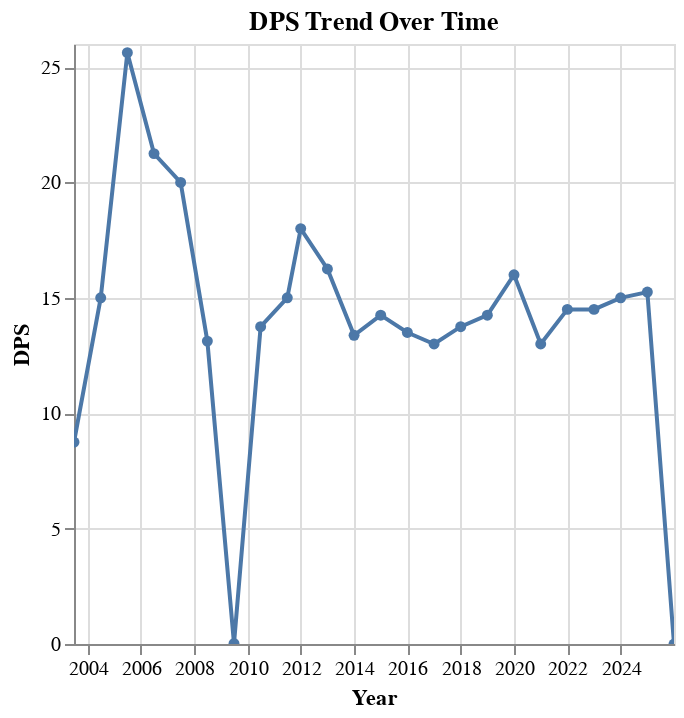

Express this chart as Vega-Lite.
### Vega-Lite specification from a JSON file in a GitHub repository (floating-point values rounded to 4 significant figures)
{"config": {"view": {"continuousWidth": 300, "continuousHeight": 300}}, "data": {"name": "data-133c9031c4806f4773bf42c3dd106183"}, "mark": {"type": "line", "point": true}, "encoding": {"tooltip": [{"field": "Year", "format": "%Y", "type": "temporal"}, {"field": "DPS (Dividend Per Share)", "type": "quantitative"}], "x": {"axis": {"title": "Year"}, "field": "Year", "type": "temporal"}, "y": {"axis": {"title": "DPS"}, "field": "DPS (Dividend Per Share)", "type": "quantitative"}}, "params": [{"name": "param_2", "select": {"type": "interval", "encodings": ["x", "y"]}, "bind": "scales"}], "title": "DPS Trend Over Time", "$schema": "https://vega.github.io/schema/vega-lite/v5.20.1.json", "datasets": {"data-133c9031c4806f4773bf42c3dd106183": [{"Year": "2003-06-30T00:00:00", "EPS (earnings per share)": 14.0, "DPS (Dividend Per Share)": 8.75, "Payout Ratio": 59.24}, {"Year": "2004-06-30T00:00:00", "EPS (earnings per share)": 16.84, "DPS (Dividend Per Share)": 15.0, "Payout Ratio": 87.88}, {"Year": "2005-06-30T00:00:00", "EPS (earnings per share)": 17.12, "DPS (Dividend Per Share)": 25.62, "Payout Ratio": 153.6}, {"Year": "2006-06-30T00:00:00", "EPS (earnings per share)": 18.61, "DPS (Dividend Per Share)": 21.25, "Payout Ratio": 108.0}, {"Year": "2007-06-30T00:00:00", "EPS (earnings per share)": 20.73, "DPS (Dividend Per Share)": 20.0, "Payout Ratio": 84.7}, {"Year": "2008-06-30T00:00:00", "EPS (earnings per share)": 16.9, "DPS (Dividend Per Share)": 13.12, "Payout Ratio": 77.84}, {"Year": "2009-06-30T00:00:00", "EPS (earnings per share)": 4.865, "DPS (Dividend Per Share)": 0.02, "Payout Ratio": -0.1135}, {"Year": "2010-06-30T00:00:00", "EPS (earnings per share)": 13.49, "DPS (Dividend Per Share)": 13.75, "Payout Ratio": 104.9}, {"Year": "2011-06-30T00:00:00", "EPS (earnings per share)": 15.35, "DPS (Dividend Per Share)": 15.0, "Payout Ratio": 96.01}, {"Year": "2011-12-31T00:00:00", "EPS (earnings per share)": 17.21, "DPS (Dividend Per Share)": 18.0, "Payout Ratio": 104.5}, {"Year": "2012-12-31T00:00:00", "EPS (earnings per share)": 18.17, "DPS (Dividend Per Share)": 16.25, "Payout Ratio": 90.63}, {"Year": "2013-12-31T00:00:00", "EPS (earnings per share)": 18.93, "DPS (Dividend Per Share)": 13.38, "Payout Ratio": 70.44}, {"Year": "2014-12-31T00:00:00", "EPS (earnings per share)": 18.48, "DPS (Dividend Per Share)": 14.25, "Payout Ratio": 74.1}, {"Year": "2015-12-31T00:00:00", "EPS (earnings per share)": 18.01, "DPS (Dividend Per Share)": 13.5, "Payout Ratio": 79.71}, {"Year": "2016-12-31T00:00:00", "EPS (earnings per share)": 16.9, "DPS (Dividend Per Share)": 13.0, "Payout Ratio": 76.91}, {"Year": "2017-12-31T00:00:00", "EPS (earnings per share)": 18.14, "DPS (Dividend Per Share)": 13.75, "Payout Ratio": 75.94}, {"Year": "2018-12-31T00:00:00", "EPS (earnings per share)": 18.54, "DPS (Dividend Per Share)": 14.25, "Payout Ratio": 72.84}, {"Year": "2019-12-31T00:00:00", "EPS (earnings per share)": 18.35, "DPS (Dividend Per Share)": 16.0, "Payout Ratio": 80.54}, {"Year": "2020-12-31T00:00:00", "EPS (earnings per share)": 14.42, "DPS (Dividend Per Share)": 13.0, "Payout Ratio": 89.79}, {"Year": "2021-12-31T00:00:00", "EPS (earnings per share)": 17.44, "DPS (Dividend Per Share)": 14.5, "Payout Ratio": 84.36}, {"Year": "2022-12-31T00:00:00", "EPS (earnings per share)": 17.23, "DPS (Dividend Per Share)": 14.5, "Payout Ratio": 86.82}, {"Year": "2023-12-31T00:00:00", "EPS (earnings per share)": 19.39, "DPS (Dividend Per Share)": 15.0, "Payout Ratio": 76.51}, {"Year": "2024-12-31T00:00:00", "EPS (earnings per share)": 20.9, "DPS (Dividend Per Share)": 15.25, "Payout Ratio": 72.72}, {"Year": "2025-12-31T00:00:00", "EPS (earnings per share)": 21.45, "DPS (Dividend Per Share)": 0.0, "Payout Ratio": 0.0}]}}
